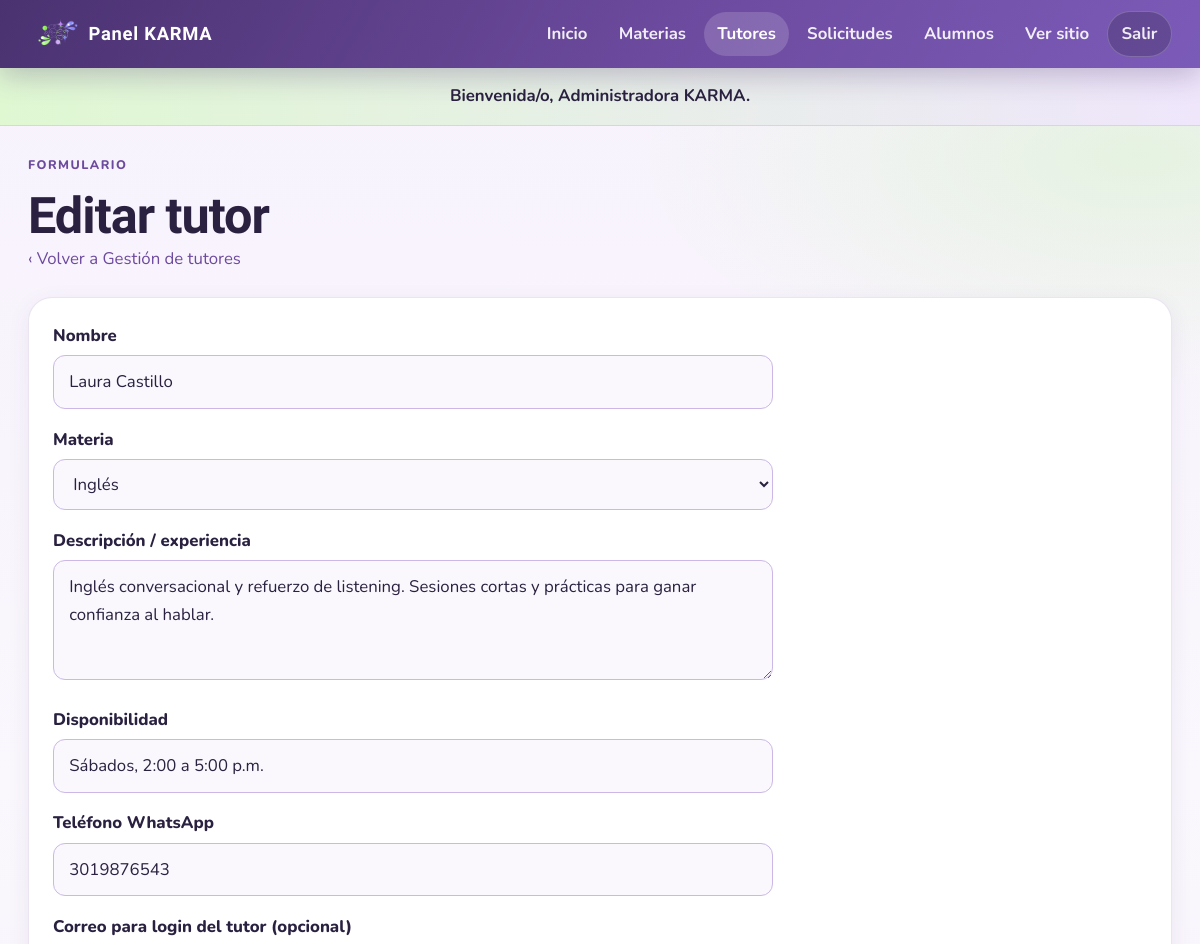
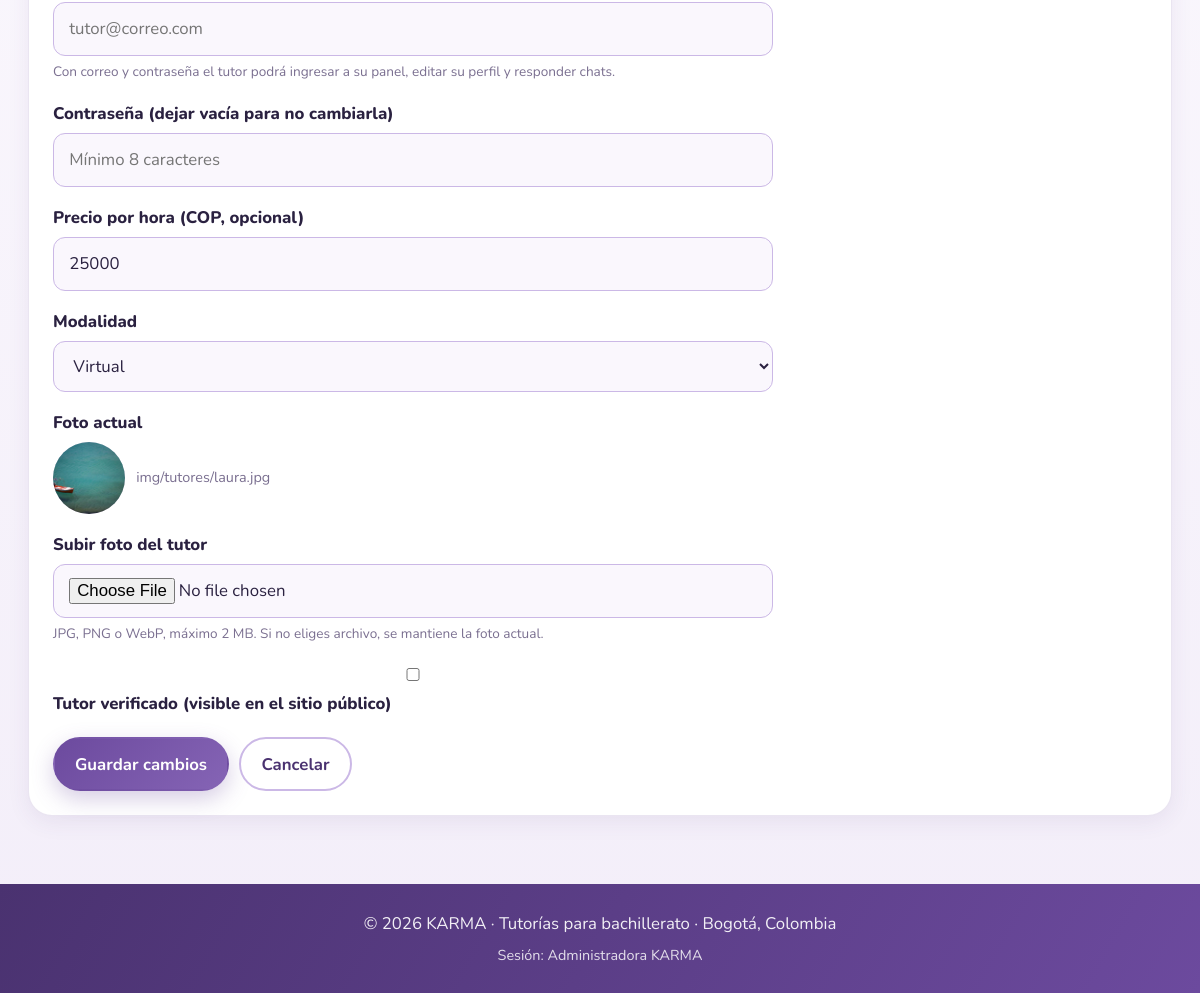
The page /admin/tutor_form.php?id=8 (signed in) on the database its author committed (2 pictures, top to bottom).
### tables this page shows
CREATE TABLE tutor (
  id_tutor INT UNSIGNED AUTO_INCREMENT PRIMARY KEY,
  nombre VARCHAR(100) NOT NULL,
  correo VARCHAR(150) NULL UNIQUE,
  password_hash VARCHAR(255) NULL,
  descripcion TEXT NULL,
  disponibilidad VARCHAR(150) NOT NULL,
  precio_hora DECIMAL(10,2) NULL,
  modalidad ENUM('virtual','presencial','ambas') NOT NULL DEFAULT 'virtual',
  telefono VARCHAR(10) NOT NULL,
  foto_url VARCHAR(255) NULL,
  verificado TINYINT(1) NOT NULL DEFAULT 0,
  creado_en DATETIME NOT NULL DEFAULT CURRENT_TIMESTAMP,
  id_materia INT UNSIGNED NOT NULL,
  FOREIGN KEY (id_materia) REFERENCES materia(id_materia)
);

CREATE TABLE materia (
  id_materia INT UNSIGNED AUTO_INCREMENT PRIMARY KEY,
  nombre VARCHAR(100) NOT NULL UNIQUE,
  imagen VARCHAR(255) NULL,
  descripcion VARCHAR(255) NULL
);

### includes/cache.php (called while the page is built, shortened)
<?php
function cacheDir(): string
{
    return CACHE_DIR;
}
function cachePath(string $key): string
{
    $safe = preg_replace('/[^a-zA-Z0-9._-]+/', '_', $key) ?: 'key';
    return cacheDir() . '/' . $safe . '.cache';
}
function cacheGet(string $key): mixed
{
    $path = cachePath($key);
    if (!is_file($path)) {
        return null;
    }
    $raw = @file_get_contents($path);
    $payload = @unserialize($raw, ['allowed_classes' => false]);
    return $payload['data'];
}
function cacheSet(string $key, mixed $data, int $ttl = CACHE_TTL_DEFAULT): void
{
    $path = cachePath($key);
    $payload = serialize([
        'expires' => time() + max(1, $ttl),
        'data' => $data,
    ]);
    $tmp = $path . '.' . bin2hex(random_bytes(4)) . '.tmp';
}

### includes/funciones.php (called while the page is built, shortened)
<?php
require_once __DIR__ . '/cache.php';
function e($texto) {
    return htmlspecialchars((string)$texto, ENT_QUOTES, "UTF-8");
}
function obtenerMaterias(mysqli $db): array
{
    $cached = cacheGet('materias');
    $rows = $db->query('SELECT id_materia, nombre FROM materia ORDER BY nombre')->fetch_all(MYSQLI_ASSOC);
    return $rows;
}
function rutaFoto($ruta, $fallback = "img/estudiantes.jpg") {
    $ruta = trim((string)$ruta);
    return $ruta;
}

### admin/tutor_form.php (the view, shortened to what this page needs)
<?php
require_once __DIR__ . "/../includes/conexion.php";
require_once __DIR__ . "/../includes/funciones.php";
$id = isset($_GET["id"]) ? (int)$_GET["id"] : (int)($_POST["id_tutor"] ?? 0);
$tutor = [
    "nombre" => "",
    "correo" => "",
    "descripcion" => "",
    "disponibilidad" => "",
    "precio_hora" => null,
    "modalidad" => "virtual",
    "telefono" => "",
    "foto_url" => "",
    "id_materia" => 0,
    "verificado" => 0,
];
if ($id > 0 && $_SERVER["REQUEST_METHOD"] !== "POST") {
    $stmt = $mysqli->prepare("SELECT * FROM tutor WHERE id_tutor = ? LIMIT 1");
    $stmt->bind_param("i", $id);
    $stmt->execute();
    $fila = $stmt->get_result()->fetch_assoc();
    $tutor = $fila;
}
$materias = obtenerMaterias($mysqli);
require __DIR__ . "/../includes/header_admin.php";
?>
<div class="admin-titulo">
    <div>
        <p class="etiqueta">Formulario</p>
        <h1><?= $id > 0 ? "Editar tutor" : "Nuevo tutor" ?></h1>
        <p><a href="tutores.php">‹ Volver a Gestión de tutores</a></p>
    </div>
</div>
<?php if (count($materias) === 0): ?>
    <div class="alerta alerta-info">Primero crea al menos una materia. <a href="materias.php">Ir a materias</a></div>
<?php else: ?>
    <div class="panel-card">
        <form method="post" enctype="multipart/form-data" action="tutor_form.php<?= $id > 0 ? '?id=' . $id : '' ?>" class="form-card" style="max-width:720px;margin:0;border:none;box-shadow:none;padding:0">
            <div class="form-grupo">
                <label for="nombre">Nombre</label>
                <input type="text" id="nombre" name="nombre" required maxlength="100" value="<?= e($tutor["nombre"]) ?>">
            </div>
            <div class="form-grupo">
                <label for="id_materia">Materia</label>
                <select id="id_materia" name="id_materia" required>
                    <?php foreach ($materias as $m): ?>
                        <option value="<?= (int)$m["id_materia"] ?>" <?= (int)$tutor["id_materia"] === (int)$m["id_materia"] ? "selected" : "" ?>>
                            <?= e($m["nombre"]) ?>
                        </option>
                    <?php endforeach; ?>
                </select>
            </div>
            <div class="form-grupo">
                <label for="descripcion">Descripción / experiencia</label>
                <textarea id="descripcion" name="descripcion"><?= e($tutor["descripcion"] ?? "") ?></textarea>
            </div>
            <div class="form-grupo">
                <label for="disponibilidad">Disponibilidad</label>
                <input type="text" id="disponibilidad" name="disponibilidad" required maxlength="150"
                       value="<?= e($tutor["disponibilidad"]) ?>" placeholder="Lunes a viernes, 3 a 6 p.m.">
            </div>
            <div class="form-grupo">
                <label for="telefono">Teléfono WhatsApp</label>
                <input type="tel" id="telefono" name="telefono" required maxlength="10"
                       value="<?= e($tutor["telefono"]) ?>" placeholder="3001234567" inputmode="numeric">
            </div>
            <div class="form-grupo">
                <label for="correo">Correo para login del tutor (opcional)</label>
                <input type="email" id="correo" name="correo" maxlength="150"
                       value="<?= e($tutor["correo"] ?? "") ?>" placeholder="tutor@correo.com">
                <p class="form-ayuda">Con correo y contraseña el tutor podrá ingresar a su panel, editar su perfil y responder chats.</p>
            </div>
            <div class="form-grupo">
                <label for="password">Contraseña <?= $id > 0 ? "(dejar vacía para no cambiarla)" : "(opcional)" ?></label>
                <input type="password" id="password" name="password" minlength="8" autocomplete="new-password" placeholder="Mínimo 8 caracteres">
            </div>
            <div class="form-grupo">
                <label for="precio_hora">Precio por hora (COP, opcional)</label>
                <input type="number" id="precio_hora" name="precio_hora" min="0" step="1000"
                       value="<?= $tutor["precio_hora"] !== null && $tutor["precio_hora"] !== "" ? e((string)(int)$tutor["precio_hora"]) : "" ?>" placeholder="25000">
            </div>
            <div class="form-grupo">
                <label for="modalidad">Modalidad</label>
                <select id="modalidad" name="modalidad">
                    <option value="virtual" <?= ($tutor["modalidad"] ?? "virtual") === "virtual" ? "selected" : "" ?>>Virtual</option>
                </select>
            </div>
            <div class="form-grupo">
                <label>Foto actual</label>
                <div class="celda-persona">
                    <img class="avatar-mini" style="width:72px;height:72px" src="../<?= e(rutaFoto($tutor["foto_url"] ?? "")) ?>" alt="">
                    <span style="color:var(--muted);font-size:.9rem"><?= e($tutor["foto_url"] ?? "") ?: "Sin foto (se usa imagen por defecto)" ?></span>
                </div>
            </div>
            <div class="form-grupo">
                <label for="foto">Subir foto del tutor</label>
                <input type="file" id="foto" name="foto" accept=".jpg,.jpeg,.png,.webp" data-preview="preview-foto">
                <p class="form-ayuda">JPG, PNG o WebP, máximo 2 MB. Si no eliges archivo, se mantiene la foto actual.</p>
            </div>
            <div class="form-grupo">
                <label>
                    <input type="checkbox" name="verificado" value="1" <?= (int)$tutor["verificado"] === 1 ? "checked" : "" ?>>
                    Tutor verificado (visible en el sitio público)
                </label>
            </div>
            <div class="form-acciones">
                <button class="btn" type="submit"><?= $id > 0 ? "Guardar cambios" : "Crear tutor" ?></button>
                <a class="btn btn-secundario" href="tutores.php">Cancelar</a>
            </div>
        </form>
    </div>
<?php endif; ?>
<?php require __DIR__ . "/../includes/footer.php"; ?>

### css/style.css (style rules this page uses)
:root { --lavanda: #6c4a9e; --lavanda-deep: #4a3270; --lavanda-mid: #8564b5; --lavanda-soft: #cbb8e6; --lavanda-fog: #e4d9f2; --lavanda-mist: #f3eef9; --menta: #b9ef9c; --menta-deep: #8fd86a; --ink: #2a2140; --ink-soft: #5a4d72; --muted: #7a6f90; --white: #ffffff; --surface: #faf7fd; --danger: #b33a5a; --ok: #2f7a4f; --line: rgba(108, 74, 158, 0.14); --shadow: 0 16px 48px rgba(74, 50, 112, 0.14); --shadow-soft: 0 6px 22px rgba(74, 50, 112, 0.08); --radius: 14px; --radius-lg: 24px; --radius-pill: 999px; --font-display: "Bricolage Grotesque", "Segoe UI", sans-serif; --font-body: "Nunito", "Segoe UI", sans-serif; --max: 1140px; --pad-x: clamp(1rem, 3.5vw, 1.75rem); --touch: 44px; --fs-body: clamp(0.95rem, 0.9rem + 0.25vw, 1.05rem); --fs-h1: clamp(2rem, 1.35rem + 2.4vw, 3.4rem); --fs-h2: clamp(1.45rem, 1.15rem + 1vw, 2rem); --fs-hero: clamp(2.2rem, 1.4rem + 3.4vw, 4rem); --nav-h: 72px; }
*, *::before, *::after { margin: 0; padding: 0; box-sizing: border-box; }
html { scroll-behavior: smooth; overflow-x: clip; -webkit-text-size-adjust: 100%; }
body { font-family: var(--font-body); font-size: var(--fs-body); color: var(--ink); min-height: 100vh; line-height: 1.65; display: flex; flex-direction: column; overflow-x: clip; word-wrap: break-word; overflow-wrap: anywhere; background: radial-gradient(1200px 500px at 10% -10%, rgba(203, 184, 230, 0.55), transparent 60%), radial-gradient(900px 420px at 95% 8%, rgba(185, 239, 156, 0.28), transparent 55%), linear-gradient(180deg, #f7f2fc 0%, var(--surface) 40%, #f3eef9 100%); }
a { color: var(--lavanda); text-decoration: none; transition: color 0.2s ease, transform 0.2s ease, background 0.2s ease, border-color 0.2s ease, box-shadow 0.2s ease; }
img { max-width: 100%; height: auto; display: block; object-fit: cover; }
h1, h2, h3, .nav-marca { font-family: var(--font-display); color: var(--ink); line-height: 1.15; letter-spacing: -0.02em; }
h1 { font-size: var(--fs-h1); }
p { color: var(--ink-soft); }
button, input, select, textarea { font: inherit; }
.boton, .btn { display: inline-flex; align-items: center; justify-content: center; gap: 0.45rem; min-height: var(--touch); padding: 0.7rem 1.25rem; border-radius: var(--radius-pill); border: 2px solid transparent; background: linear-gradient(135deg, var(--lavanda) 0%, var(--lavanda-mid) 100%); color: var(--white); font-weight: 700; cursor: pointer; box-shadow: 0 8px 22px rgba(108, 74, 158, 0.28); text-decoration: none; }
.btn-secundario { background: var(--white); color: var(--lavanda-deep); border-color: var(--lavanda-soft); box-shadow: none; }
.etiqueta { display: inline-flex; align-items: center; gap: 0.4rem; color: var(--lavanda); font-weight: 800; text-transform: uppercase; letter-spacing: 0.12em; font-size: 0.78rem; margin-bottom: 0.75rem; }
.form-card { max-width: 560px; margin: 0 auto; background: var(--white); border: 1px solid var(--line); border-radius: var(--radius-lg); padding: clamp(1.25rem, 3vw, 2rem); box-shadow: var(--shadow-soft); }
.form-grupo { margin-bottom: 1.05rem; text-align: left; }
.form-grupo label { display: block; font-weight: 800; margin-bottom: 0.35rem; color: var(--ink); }
.form-grupo input, .form-grupo select, .form-grupo textarea { width: 100%; border: 1.5px solid var(--lavanda-soft); border-radius: 12px; padding: 0.75rem 0.95rem; background: var(--surface); color: var(--ink); outline: none; transition: border-color 0.2s ease, box-shadow 0.2s ease; }
.form-grupo textarea { min-height: 120px; resize: vertical; }
.form-ayuda { font-size: 0.85rem; color: var(--muted); margin-top: 0.3rem; }
.form-acciones { display: flex; flex-wrap: wrap; gap: 0.65rem; margin-top: 1.25rem; }
.admin-titulo { display: flex; flex-wrap: wrap; align-items: end; justify-content: space-between; gap: 1rem; margin-bottom: 1.5rem; }
.admin-titulo p { max-width: 40rem; }
.panel-card { background: var(--white); border: 1px solid var(--line); border-radius: var(--radius-lg); padding: clamp(1rem, 2.5vw, 1.5rem); box-shadow: var(--shadow-soft); margin-bottom: 1.25rem; }
.avatar-mini { width: 44px; height: 44px; border-radius: 50%; object-fit: cover; background: var(--lavanda-fog); flex-shrink: 0; }
.celda-persona { display: flex; align-items: center; gap: 0.7rem; }

### rows shown on the page
tutor: nombre "Laura Castillo", id_materia "Inglés", descripcion "Inglés conversacional y refuerzo de listening. Sesiones cortas y prácticas para ganar confianza al hablar.", disponibilidad "Sábados, 2:00 a 5:00 p.m.", telefono "3019876543", precio_hora "25000", modalidad "Virtual", foto_url (picture), foto_url "img/tutores/laura.jpg"

### other values the page prints
$mensaje "Bienvenida/o, Administradora KARMA."
$_SESSION["admin"]["nombre"] "Administradora KARMA"
